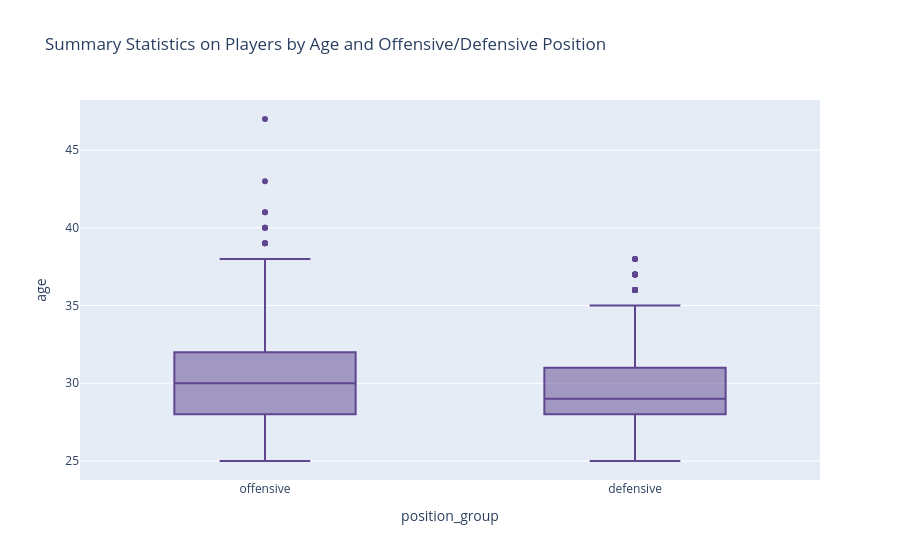

The notebook cell this image was saved under:
### Code cell
fig = px.box(players, x="position_group", y="age",
                   title='Summary Statistics on Players by Age and Offensive/Defensive Position',
                   color_discrete_sequence=px.colors.qualitative.Prism)
fig.show()

### Figure 1 — Plotly figure (JSON) as saved in the notebook; plotly's stock layout.template omitted (floating-point values rounded to 4 significant figures; data arrays with more than 128 entries replaced by an {"elided": "..."} marker saying what was removed)
{"data": [{"alignmentgroup": "True", "hovertemplate": "position_group=%{x}<br>age=%{y}<extra></extra>", "legendgroup": "", "marker": {"color": "rgb(95, 70, 144)"}, "name": "", "notched": false, "offsetgroup": "", "orientation": "v", "showlegend": false, "type": "box", "x": {"elided": "1683 str values"}, "x0": " ", "xaxis": "x", "y": {"elided": "1683 float values"}, "y0": " ", "yaxis": "y"}], "layout": {"boxmode": "group", "legend": {"tracegroupgap": 0}, "title": {"text": "Summary Statistics on Players by Age and Offensive/Defensive Position"}, "xaxis": {"anchor": "y", "domain": [0, 1], "title": {"text": "position_group"}}, "yaxis": {"anchor": "x", "domain": [0, 1], "title": {"text": "age"}}}}
